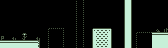

A level layout from a 2D game, rendered from its tile map. Below: a short description, then the map file with its tile-grid data intact:
An orthogonal 42x12 tile map with 4x4 px tiles, 4 tile layers (background, platforms, switchBoard, spawnSprites), 3 tilesets.

<map version="1.2" tiledversion="1.3.5" orientation="orthogonal" renderorder="right-down" width="42" height="12" tilewidth="4" tileheight="4" infinite="0" nextlayerid="12" nextobjectid="1">
 <tileset firstgid="1" source="Tilesets/Tileset1.tsx" />
 <tileset firstgid="101" source="Tilesets/switchBlocks.tsx" />
 <tileset firstgid="173" source="Tilesets/spawnSprites.tsx" />
 <layer id="11" name="background" width="42" height="12">
  <data encoding="csv">
0,0,0,0,0,0,0,0,0,0,0,0,0,0,0,0,0,0,0,0,0,0,0,0,0,0,0,0,0,0,0,0,0,0,0,0,0,0,0,0,0,0,
0,0,0,0,0,0,0,0,0,0,0,0,0,0,0,0,0,0,0,0,0,0,0,0,0,0,0,0,0,0,0,0,0,0,0,0,0,0,0,0,0,0,
0,0,0,0,0,0,0,0,0,0,0,0,0,0,0,0,0,0,0,0,0,0,0,0,0,0,0,0,0,0,0,0,0,0,0,0,0,0,0,0,0,0,
0,0,0,0,0,0,0,0,0,0,0,0,0,0,0,0,0,0,0,0,0,0,0,0,0,0,0,0,0,0,0,0,0,0,0,0,0,0,0,0,0,0,
0,0,0,0,0,0,0,0,0,0,0,0,0,0,0,0,0,0,0,0,0,0,0,0,0,0,0,0,0,0,0,0,0,0,0,0,0,0,0,0,0,0,
0,0,0,0,0,0,0,0,0,0,0,0,0,0,0,0,0,0,0,0,0,0,0,0,0,0,0,0,0,0,0,0,0,0,0,0,0,0,0,0,0,0,
0,0,0,0,0,0,0,0,0,0,0,0,0,0,0,0,0,0,0,0,0,0,0,0,0,0,0,0,0,0,0,0,0,0,0,0,0,0,0,0,0,0,
0,0,0,0,0,0,0,0,0,0,0,0,0,0,0,0,0,0,0,0,0,0,0,0,0,0,0,0,0,0,0,0,0,0,0,0,0,0,0,28,0,7,
0,0,0,0,0,19,20,0,0,0,0,0,0,0,0,0,0,0,0,0,0,0,0,0,0,0,0,0,0,0,0,0,0,0,0,0,0,0,0,0,0,0,
0,0,0,6,0,29,30,0,0,6,0,0,0,0,0,0,0,0,0,0,0,0,0,0,0,0,150,0,0,0,0,0,0,0,0,0,0,0,0,12,12,12,
0,0,0,0,0,0,0,0,0,0,0,0,0,0,0,0,0,0,0,0,0,0,0,0,0,0,0,0,0,0,0,0,0,0,0,0,0,0,0,12,12,12,
12,12,12,12,12,12,12,12,12,0,0,0,0,0,0,0,0,0,0,0,0,0,0,0,0,0,0,0,0,0,0,0,0,0,0,0,0,0,0,12,12,12
</data>
 </layer>
 <layer id="2" name="platforms" width="42" height="12">
  <properties>
   <property name="Collidable" type="bool" value="true" />
  </properties>
  <data encoding="csv">
0,0,0,0,0,0,0,0,0,0,0,0,0,0,0,0,0,0,0,0,0,0,0,0,0,0,0,0,0,0,0,0,0,0,0,0,0,0,0,0,0,0,
0,0,0,0,0,0,0,0,0,0,0,0,0,0,0,0,0,0,0,0,0,0,0,0,0,0,0,0,0,0,0,0,0,0,0,0,0,0,0,0,0,0,
0,0,0,0,0,0,0,0,0,0,0,0,0,0,0,0,0,0,0,0,0,0,0,0,0,0,0,0,0,0,0,0,0,0,0,0,0,0,0,0,0,0,
0,0,0,0,0,0,0,0,0,0,0,0,0,0,0,0,0,0,0,0,0,0,0,0,0,0,0,0,0,0,0,0,0,0,0,0,0,0,0,0,0,0,
0,0,0,0,0,0,0,0,0,0,0,0,0,0,0,0,0,0,0,0,0,0,0,0,0,0,0,0,0,0,0,0,0,0,0,0,0,0,0,0,0,0,
0,0,0,0,0,0,0,0,0,0,0,0,0,0,0,0,0,0,0,0,0,0,0,0,0,0,0,0,0,0,0,0,0,0,0,0,0,0,0,0,0,0,
0,0,0,0,0,0,0,0,0,0,0,0,0,0,0,0,0,0,0,0,0,0,0,0,0,0,0,0,0,0,0,0,0,0,0,0,0,0,0,0,0,0,
0,0,0,0,0,0,0,0,0,0,0,0,0,0,0,0,0,0,0,0,0,0,0,0,0,0,0,0,0,0,0,0,0,0,0,0,0,0,0,0,0,0,
0,0,0,0,0,0,0,0,0,0,0,0,0,0,0,0,0,0,0,0,0,0,0,0,0,0,0,0,0,0,0,0,0,0,0,0,0,0,2,2,2,2,
0,0,0,0,0,0,0,0,0,0,0,0,0,0,0,0,0,0,0,0,0,0,0,0,0,0,0,0,0,0,0,0,0,0,0,0,0,0,12,0,0,0,
2,2,2,2,2,2,2,2,2,3,0,0,0,0,0,0,0,0,0,0,0,0,0,0,0,0,0,0,0,0,0,0,0,0,0,0,0,0,12,0,0,0,
0,0,0,0,0,0,0,0,0,13,0,0,0,0,0,0,0,0,0,0,0,0,0,0,0,0,0,0,0,0,0,0,0,0,0,0,0,0,12,0,0,0
</data>
 </layer>
 <layer id="8" name="switchBoard" width="42" height="12">
  <properties>
   <property name="switchBlock" type="bool" value="true" />
   <property name="switchDelay" type="float" value="0.85" />
  </properties>
  <data encoding="csv">
0,0,0,0,0,0,0,0,0,0,0,0,0,0,0,0,0,0,0,113,115,0,0,0,0,0,0,0,0,0,0,149,151,0,0,0,0,0,0,0,0,0,
0,0,0,0,0,0,0,0,0,0,0,0,0,0,0,0,0,0,0,113,115,0,0,0,0,0,0,0,0,0,0,149,151,0,0,0,0,0,0,0,0,0,
0,0,0,0,0,0,0,0,0,0,0,0,0,0,0,0,0,0,0,113,115,0,0,0,0,0,0,0,0,0,0,149,151,0,0,0,0,0,0,0,0,0,
0,0,0,0,0,0,0,0,0,0,0,0,0,0,0,0,0,0,0,113,115,0,0,0,0,0,0,0,0,0,0,149,151,0,0,0,0,0,0,0,0,0,
0,0,0,0,0,0,0,0,0,0,0,0,0,0,0,0,0,0,0,113,115,0,0,0,0,0,0,0,0,0,0,149,151,0,0,0,0,0,0,0,0,0,
0,0,0,0,0,0,0,0,0,0,0,0,0,0,0,0,0,0,0,113,115,0,0,0,0,0,0,0,0,0,0,149,151,0,0,0,0,0,0,0,0,0,
0,0,0,0,0,0,0,0,0,0,0,0,0,0,0,0,0,0,0,113,115,0,0,0,0,0,0,0,0,0,0,149,151,0,0,0,0,0,0,0,0,0,
0,0,0,0,0,0,0,0,0,0,0,0,101,102,102,103,0,0,0,113,115,0,0,137,138,138,138,139,0,0,0,149,151,0,0,0,0,0,0,0,0,0,
0,0,0,0,0,0,0,0,0,0,0,0,113,114,114,115,0,0,0,113,115,0,0,149,150,150,150,151,0,0,0,149,151,0,101,102,102,102,0,0,0,0,
0,0,0,0,0,0,0,0,0,0,0,0,113,114,114,115,0,0,0,113,115,0,0,149,150,150,150,151,0,0,0,149,151,0,113,114,114,114,0,0,0,0,
0,0,0,0,0,0,0,0,0,0,0,0,113,114,114,115,0,0,0,113,115,0,0,149,150,150,150,151,0,0,117,149,151,0,113,114,114,114,0,0,0,0,
0,0,0,0,0,0,0,0,0,0,0,0,113,114,114,115,0,0,0,113,115,0,0,149,150,150,150,151,0,0,117,149,151,0,113,114,114,114,0,0,0,0
</data>
 </layer>
 <layer id="10" name="spawnSprites" width="42" height="12">
  <properties>
   <property name="spawn" type="bool" value="true" />
  </properties>
  <data encoding="csv">
0,0,0,0,0,0,0,0,0,0,0,0,0,0,0,0,0,0,0,0,0,0,0,0,0,0,0,0,0,0,0,0,0,0,0,0,0,0,0,0,0,0,
0,0,0,0,0,0,0,0,0,0,0,0,0,0,0,0,0,0,0,0,0,0,0,0,0,0,0,0,0,0,0,0,0,0,0,0,0,0,0,0,0,0,
0,0,0,0,0,0,0,0,0,0,0,0,0,0,0,0,0,0,0,0,0,0,0,0,0,0,0,0,0,0,0,0,0,0,0,0,0,0,0,0,0,0,
0,0,0,0,0,0,0,0,0,0,0,0,0,0,0,0,0,0,0,0,0,0,0,0,0,0,0,0,0,0,0,0,0,0,0,0,0,0,0,0,0,0,
0,0,0,0,0,0,0,0,0,0,0,0,0,0,0,0,0,0,0,0,0,0,0,0,0,0,0,0,0,0,0,0,0,0,0,0,0,0,0,0,0,0,
0,0,0,0,0,0,0,0,0,0,0,0,0,0,0,0,0,0,0,0,0,0,0,0,0,0,0,0,0,0,0,0,0,0,0,0,0,0,0,0,0,0,
0,0,0,0,0,0,0,0,0,0,0,0,0,0,0,0,0,0,0,0,0,0,0,0,0,0,0,0,0,0,0,0,0,0,0,0,0,0,0,0,0,0,
0,0,0,0,0,0,0,0,0,0,0,0,0,0,0,0,0,0,0,0,0,0,0,0,0,0,0,0,0,0,0,0,0,0,0,0,0,0,0,0,0,0,
0,0,0,0,0,0,0,0,0,0,0,0,0,0,0,0,0,0,0,0,0,0,0,0,0,0,0,0,0,0,0,0,0,0,0,0,0,0,0,0,0,0,
173,0,0,0,0,0,0,0,0,0,0,0,0,0,0,0,0,0,0,0,0,0,0,0,0,0,0,0,0,0,0,0,0,0,0,0,0,0,0,0,0,0,
0,0,0,0,0,0,0,0,0,0,0,0,0,0,0,0,0,0,0,0,0,0,0,0,0,0,0,0,0,0,0,0,0,0,0,0,0,0,0,0,0,0,
0,0,0,0,0,0,0,0,0,0,0,0,0,0,0,0,0,0,0,0,0,0,0,0,0,0,0,0,0,0,0,0,0,0,0,0,0,0,0,0,0,0
</data>
 </layer>
</map>
